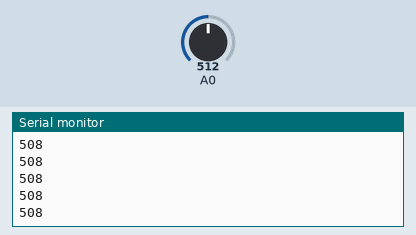
Recording of a sketch running on a simulated Arduino Uno, built with avr-gcc and run on an emulated ATmega328P. Shown: the last lines printed to the serial monitor. Inputs (shaded band) come from the test bench; at power-on: A0 = 512.

Above: at 1.2 s.
1.3 s: A0 set to 716
At 1.8 s:
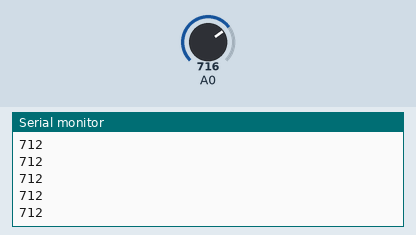
2.8 s: A0 set to 900
At 3.6 s:
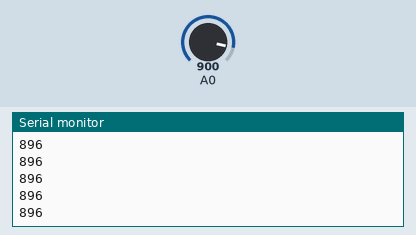
Timing chart, 0 to 5.8 s (numbered marks = the images above; inputs shaded):
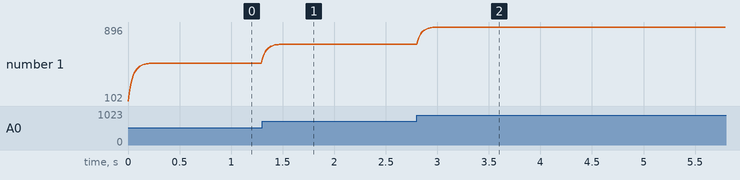

The sketch:

analog_read_serial2.ino
```cpp
/*
 * アナログ入力の値を読み取って、シリアルモニタに表示する
 *
 * 0V ~ 1V の電圧を読み取って 0 ~ 1023 に変換する
 *  「 analogRead(A0) 」で読み取り
 *
 * 配線
 *   TOUT --- 可変抵抗
 */
int analogVal = 0;

void setup() {
  Serial.begin(115200);
}

void loop() {
  analogVal = analogVal * 0.8 + analogRead(A0) * 0.2;  // AD変換
  Serial.println(analogVal);      // アナログ入力から読み取った値をシリアルモニタに表示
  delay(10);                     // 0.01秒待つ
}
```

Measured:
- after the input at 1.3 s, the serial monitor: prints a new line at once (image 1)
- after the input at 2.8 s, the serial monitor: prints a new line at once (image 2)
- plotted number 1: 508 → 712 after the input at 1.3 s, 712 → 896 after the input at 2.8 s
